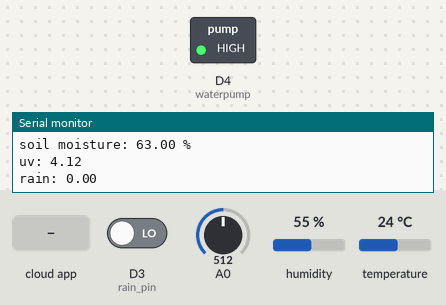
Simulated run of this sketch. Board: ESP8266 (NodeMCU). Shown: switched loads named in the sketch (green lamp = pin HIGH), the last lines printed to the serial monitor. Inputs (shaded band) come from the test bench; at power-on: D3 (rain_pin) LOW, A0 = 512, humidity 55 %, temperature 24 °C. WiFi joins after 1.5 s; servers stay silent unless stated; no MQTT or app messages arrive unless stated; pins used as bus, display or sensor lines are not drawn.

Above: at 3.4 s.
3.5 s: the phone or cloud app sets Pump to OFF
5.0 s: the phone or cloud app sets Pump to ON
At 5.5 s:
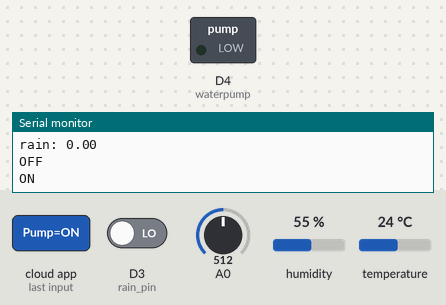
Timing chart, 0 to 24.5 s (numbered marks = the images above; inputs shaded):
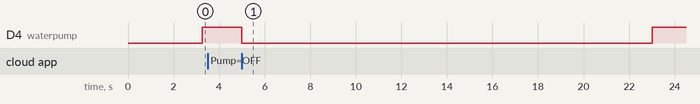

Measured:
- after the input at 5.0 s, D4 (waterpump): HIGH → LOW at once, → HIGH 18.0 s later

The sketch:

smart-farm.ino
```cpp
#include <DHT.h>
#include <ESP8266WiFi.h>
#include <Adafruit_MQTT.h>
#include <Adafruit_MQTT_Client.h>


#define DHTTYPE DHT11   // DHT 11

#define dht_dpin D0
#define sm_vcc_pin D1
#define uv_vcc_pin D2
#define rain_pin D3
#define waterpump D4

DHT dht(dht_dpin, DHTTYPE);

float uv_indexes[60];
float uv_samples[10];

float index_sum = 0;
float sample_sum = 0;

int counter = 0;
int sampler = 0;


const char *ssid =  "ssid";     // Enter your WiFi Name
const char *pass =  "password"; // Enter your WiFi Password
WiFiClient client;

#define MQTT_SERV "io.adafruit.com"
#define MQTT_PORT 1883
#define MQTT_NAME "test" // Your Adafruit IO Username
#define MQTT_PASS "aio_asdffdsdfsdfsfdsadfsadS5" // Adafruit IO AIO key


int status = WL_IDLE_STATUS;


unsigned long lastConnectionTime = 10 * 60 * 1000;     // last time you connected to the server, in milliseconds
const unsigned long postInterval = 10 * 60 * 1000;  // posting interval of 10 minutes  (10L * 1000L; 10 seconds delay for testing)


const unsigned long Interval = 13000;
unsigned long previousTime = 0;

//Set up the feed you're publishing to

Adafruit_MQTT_Client mqtt(&client, MQTT_SERV, MQTT_PORT, MQTT_NAME, MQTT_PASS);
Adafruit_MQTT_Publish Moisture = Adafruit_MQTT_Publish(&mqtt, MQTT_NAME "/f/Moisture"); // Moisture is the feed name where you will publish your data
Adafruit_MQTT_Publish Temperature = Adafruit_MQTT_Publish(&mqtt, MQTT_NAME "/f/Temperature");
Adafruit_MQTT_Publish Humidity = Adafruit_MQTT_Publish(&mqtt, MQTT_NAME "/f/Humidity");
Adafruit_MQTT_Publish UV = Adafruit_MQTT_Publish(&mqtt, MQTT_NAME "/f/UV");
Adafruit_MQTT_Publish Rain = Adafruit_MQTT_Publish(&mqtt, MQTT_NAME "/f/Rain");


//Set up the feed you're subscribing to

Adafruit_MQTT_Subscribe Pump = Adafruit_MQTT_Subscribe(&mqtt, MQTT_NAME "/f/Pump");

void setup()
{

  dht.begin();
  Serial.begin(9600);
  delay(700);


  mqtt.subscribe(&Pump);

  pinMode(waterpump, OUTPUT);
  pinMode(sm_vcc_pin, OUTPUT);
  pinMode(uv_vcc_pin, OUTPUT);
  pinMode(rain_pin, INPUT);


  digitalWrite(waterpump, LOW); // keep motor off initally


  Serial.println("Connecting to ");
  Serial.println(ssid);
  WiFi.begin(ssid, pass);

  while (WiFi.status() != WL_CONNECTED)
  {
    delay(500);
    Serial.print(".");              // print ... till not connected
  }

  Serial.println("");
  Serial.println("WiFi connected");
}

void loop()
{
  Serial.println("Starting...");
  unsigned long currentTime = millis();

  MQTT_connect();
  Serial.println("MQTT Connected");

  //moisturePercentage = ( 100.00 - ( (analogRead(moisturePin) / 1023.00) * 100.00 ) );
  Serial.println("Reading data");
  ///////////////////////////////////////////////////////////

  float uv = 0.00;
  float soil_moisture = 0.00;

  digitalWrite(sm_vcc_pin, HIGH);
  delay(500);
  soil_moisture = analogRead(0);
  digitalWrite(sm_vcc_pin, LOW);

  digitalWrite(uv_vcc_pin, HIGH);
  delay(500);
  uv = analogRead(0);
  digitalWrite(uv_vcc_pin, LOW);

  if(uv <= 227){
    uv = uv / 227;
    }
  else{
    uv = (uv / 100) - 1;
    }

  if(soil_moisture < 300){    //Caliberation
    soil_moisture = 300;
    }

  soil_moisture = map(soil_moisture, 1024, 300, 0, 90);   //Caliberation

  ////////////////////////////////////////////////////////////////////
  if (soil_moisture < 70) {
    digitalWrite(waterpump, HIGH);         // tun on motor
  }
  if (soil_moisture > 70) {
    digitalWrite(waterpump, LOW);          // turn off mottor
  }

  float temperature = dht.readTemperature();
  float humidity = dht.readHumidity();

  if(isnan(temperature)){
    temperature = 0.00;
    }
  if(isnan(humidity)){
    humidity = 0.00;
    }

  float rain = digitalRead(rain_pin);


  Serial.print("temperature: ");
  Serial.println(temperature);
  Serial.print("humidity: ");
  Serial.println(humidity);
  Serial.print("soil moisture: ");
  Serial.print(soil_moisture);
  Serial.println(" %");
  Serial.print("uv: ");
  Serial.println(uv);
  Serial.print("rain: ");
  Serial.println(rain);

  if (currentTime - previousTime >= Interval) {
    if (! Moisture.publish(soil_moisture)) //This condition is used to publish the Variable (moisturePercentage) on adafruit IO. Change thevariable according to yours.
    {}
    if (! Temperature.publish(temperature))
    {}
    if (! Humidity.publish(humidity))
    {
      //delay(30000);
    }
    if (! UV.publish(uv))
    {}
    if (! Rain.publish(rain))
    {}
    // if (! WeatherData.publish(icon))
    // {}

    previousTime = currentTime;
    Serial.println("data published");
  }

  Adafruit_MQTT_Subscribe * subscription;
  while ((subscription = mqtt.readSubscription(5000))) //Dont use this one until you are conrolling something or getting data from Adafruit IO.
  {


    if (subscription == &Pump)
    {
      //Print the new value to the serial monitor
      Serial.println((char*) Pump.lastread);
      if (!strcmp((char*) Pump.lastread, "OFF"))
      {
        digitalWrite(waterpump, HIGH);
      }
      if (!strcmp((char*) Pump.lastread, "ON"))
      {
        digitalWrite(waterpump, LOW);
      }
    }

  } // end while

  delay(12000);
  // client.publish(WeatherData, icon)
}

void MQTT_connect()
{

  int8_t ret;
  // Stop if already connected.
  if (mqtt.connected())
  {
    return;
  }

  mqtt.connect();

} // end func
```
